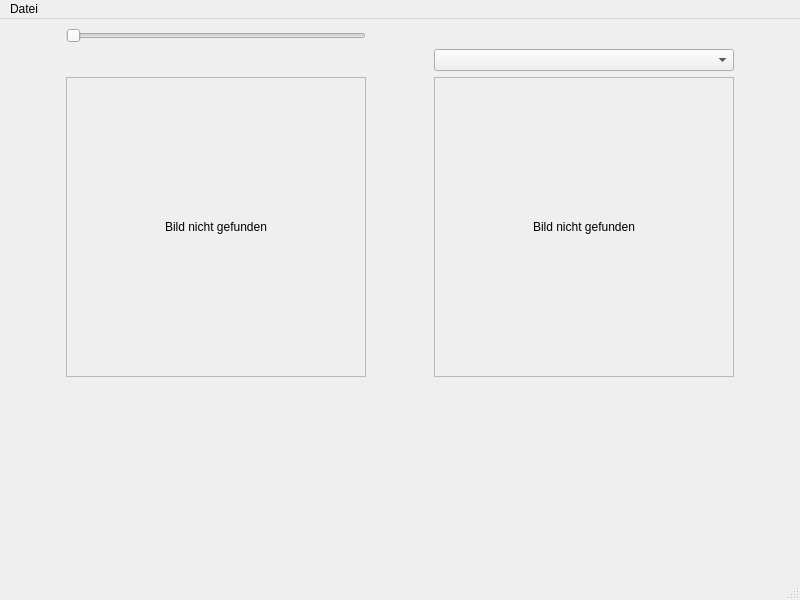
<?xml version="1.0" encoding="UTF-8"?>
<ui version="4.0">
 <class>MainWindow</class>
 <widget class="QMainWindow" name="MainWindow">
  <property name="geometry">
   <rect>
    <x>0</x>
    <y>0</y>
    <width>800</width>
    <height>600</height>
   </rect>
  </property>
  <property name="windowTitle">
   <string>MainWindow</string>
  </property>
  <widget class="QWidget" name="centralwidget">
   <layout class="QGridLayout" name="gridLayout_2">
    <item row="3" column="1" colspan="3">
     <spacer name="verticalSpacer">
      <property name="orientation">
       <enum>Qt::Vertical</enum>
      </property>
      <property name="sizeHint" stdset="0">
       <size>
        <width>20</width>
        <height>40</height>
       </size>
      </property>
     </spacer>
    </item>
    <item row="2" column="4">
     <spacer name="horizontalSpacer_2">
      <property name="orientation">
       <enum>Qt::Horizontal</enum>
      </property>
      <property name="sizeHint" stdset="0">
       <size>
        <width>40</width>
        <height>20</height>
       </size>
      </property>
     </spacer>
    </item>
    <item row="2" column="0">
     <spacer name="horizontalSpacer">
      <property name="orientation">
       <enum>Qt::Horizontal</enum>
      </property>
      <property name="sizeHint" stdset="0">
       <size>
        <width>40</width>
        <height>20</height>
       </size>
      </property>
     </spacer>
    </item>
    <item row="2" column="1">
     <widget class="QScrollArea" name="source_image_scroll">
      <property name="minimumSize">
       <size>
        <width>300</width>
        <height>300</height>
       </size>
      </property>
      <property name="widgetResizable">
       <bool>true</bool>
      </property>
      <widget class="QWidget" name="scrollAreaWidgetContents">
       <property name="geometry">
        <rect>
         <x>0</x>
         <y>0</y>
         <width>298</width>
         <height>298</height>
        </rect>
       </property>
       <layout class="QGridLayout" name="gridLayout">
        <item row="0" column="0">
         <widget class="QLabel" name="source_label">
          <property name="text">
           <string>Bild nicht gefunden</string>
          </property>
          <property name="alignment">
           <set>Qt::AlignCenter</set>
          </property>
         </widget>
        </item>
       </layout>
      </widget>
     </widget>
    </item>
    <item row="2" column="3">
     <widget class="QScrollArea" name="scrollArea">
      <property name="minimumSize">
       <size>
        <width>300</width>
        <height>300</height>
       </size>
      </property>
      <property name="widgetResizable">
       <bool>true</bool>
      </property>
      <widget class="QWidget" name="scrollAreaWidgetContents_2">
       <property name="geometry">
        <rect>
         <x>0</x>
         <y>0</y>
         <width>298</width>
         <height>298</height>
        </rect>
       </property>
       <layout class="QGridLayout" name="gridLayout_3">
        <item row="0" column="0">
         <widget class="QLabel" name="preprocess_label">
          <property name="text">
           <string>Bild nicht gefunden</string>
          </property>
          <property name="alignment">
           <set>Qt::AlignCenter</set>
          </property>
         </widget>
        </item>
       </layout>
      </widget>
     </widget>
    </item>
    <item row="2" column="2">
     <spacer name="horizontalSpacer_3">
      <property name="orientation">
       <enum>Qt::Horizontal</enum>
      </property>
      <property name="sizeHint" stdset="0">
       <size>
        <width>40</width>
        <height>20</height>
       </size>
      </property>
     </spacer>
    </item>
    <item row="1" column="3">
     <widget class="QComboBox" name="preprocess_combo"/>
    </item>
    <item row="0" column="1">
     <widget class="QSlider" name="zoom_slider">
      <property name="minimum">
       <number>1</number>
      </property>
      <property name="maximum">
       <number>50</number>
      </property>
      <property name="orientation">
       <enum>Qt::Horizontal</enum>
      </property>
     </widget>
    </item>
   </layout>
  </widget>
  <widget class="QMenuBar" name="menubar">
   <property name="geometry">
    <rect>
     <x>0</x>
     <y>0</y>
     <width>800</width>
     <height>21</height>
    </rect>
   </property>
   <widget class="QMenu" name="menuDatei">
    <property name="title">
     <string>Datei</string>
    </property>
    <addaction name="actionBild_ffnen"/>
    <addaction name="separator"/>
    <addaction name="actionBeenden"/>
   </widget>
   <addaction name="menuDatei"/>
  </widget>
  <widget class="QStatusBar" name="statusbar"/>
  <action name="actionBild_ffnen">
   <property name="text">
    <string>Bild öffnen</string>
   </property>
  </action>
  <action name="actionBeenden">
   <property name="text">
    <string>Beenden</string>
   </property>
  </action>
 </widget>
 <resources/>
 <connections/>
</ui>
